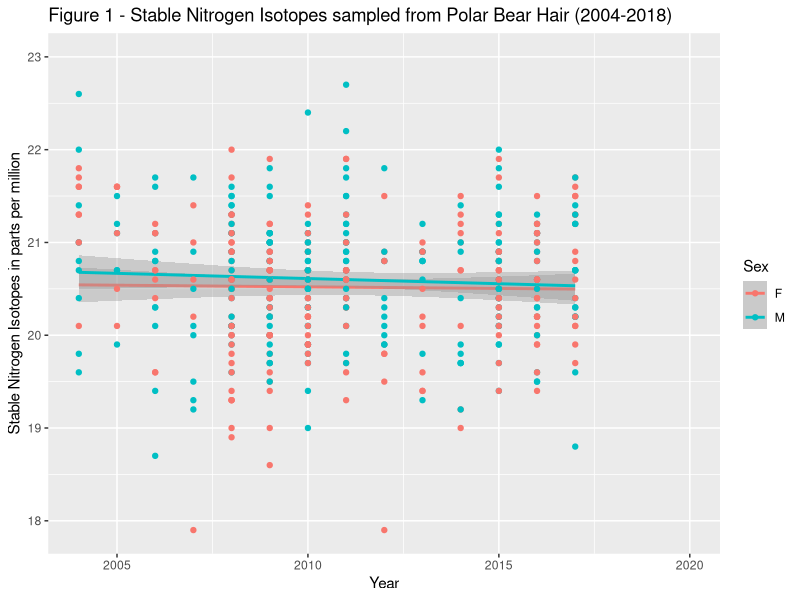
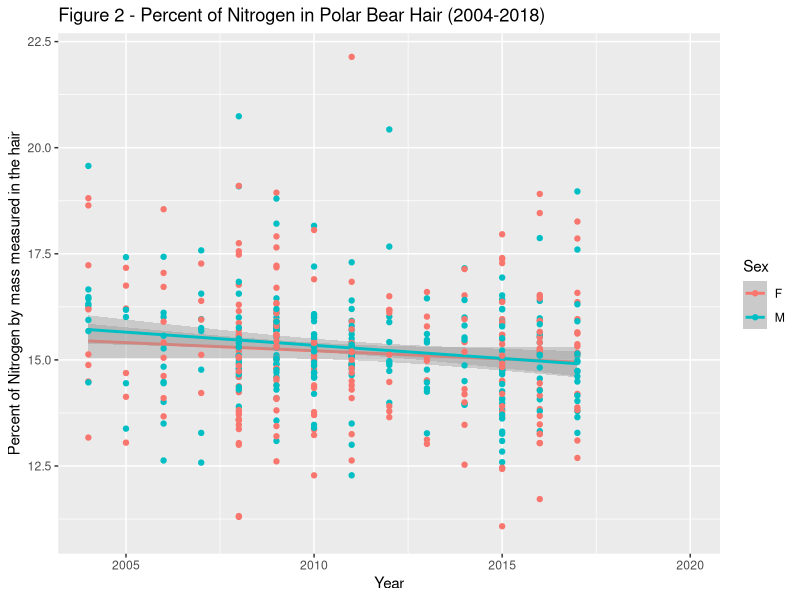
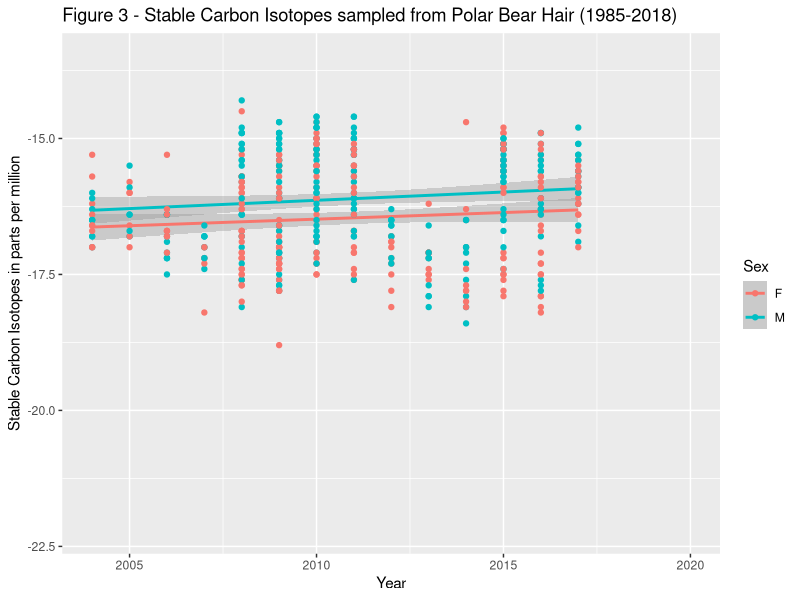
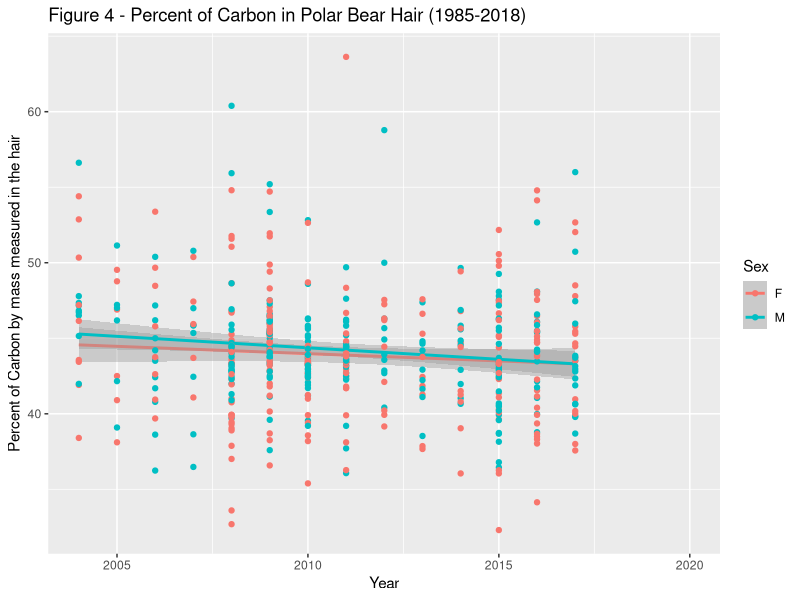

These figures' R source, in order:
## ---- chunk 1

#Loading packages

library(tidyverse) 
library(lubridate)
library(here)
here()
library(dplyr)
library(knitr)

#Importing our dataset on polar bears
PolarBearHair <- read.csv(file = here("Data/Raw/polarBear_CNisotopesHair_beaufortChukchi_rode_1983_2017.csv"), stringsAsFactors = TRUE)

## ---- chunk 2

#Linear Regressions - Correlating Summer Habitats and Nitrogen Isotopes

polarbearhair_hab <- PolarBearHair %>%
  filter(TypicalSummerHabitat %in% c("ice", "land")) 

polarbearhair_hab <- polarbearhair_hab %>%
  mutate(Habitat = ifelse(TypicalSummerHabitat == "ice", 1, 0))

polarbearhair_hab_clean <- 
  select(polarbearhair_hab, TypicalSummerHabitat, Habitat, d15N.Air)

nitrogen_regression <- lm(d15N.Air ~ Habitat, data = polarbearhair_hab_clean)
summary(nitrogen_regression)

## ---- chunk 3

# Plot 1 - Correlating Time and Nitrogen Isotopes

plot1 <- ggplot(PolarBearHair, aes(x = Year, y = d15N.Air, color = Sex)) + geom_smooth(method=lm) + scale_x_continuous(limits = c(2004, 2020), breaks = seq(1985, 2020, by = 5)) + labs(title = "Figure 1 - Stable Nitrogen Isotopes sampled from Polar Bear Hair (2004-2018)",
x = "Year", y = "Stable Nitrogen Isotopes in parts per million") + geom_point()
print(plot1)

## ---- chunk 4

# Plot 2 - Correlating Time and Percent Nitrogen

plot2 <- ggplot(PolarBearHair, aes(x = Year, y = Percent.N, color = Sex)) + geom_smooth(method=lm) + scale_x_continuous(limits = c(2004, 2020), breaks = seq(1985, 2020, by = 5)) + labs(title = "Figure 2 - Percent of Nitrogen in Polar Bear Hair (2004-2018)",
x = "Year", y = "Percent of Nitrogen by mass measured in the hair") + geom_point()
print(plot2)

## ---- chunk 5

# Plot 3 - Correlating Time and Carbon Isotopes

plot3 <- ggplot(PolarBearHair, aes(x = Year, y = d13C.VPDB, color = Sex)) + geom_smooth(method=lm) + scale_x_continuous(limits = c(2004, 2020), breaks = seq(1985, 2020, by = 5)) + labs(title = "Figure 3 - Stable Carbon Isotopes sampled from Polar Bear Hair (1985-2018)",
x = "Year", y = "Stable Carbon Isotopes in parts per million") + geom_point()
print(plot3)

## ---- chunk 6

# Plot 4 - Correlating Time and Percentage Carbon

plot4 <- ggplot(PolarBearHair, aes(x = Year, y = Percent.C, color = Sex)) + geom_smooth(method=lm) + scale_x_continuous(limits = c(2004, 2020), breaks = seq(1985, 2020, by = 5)) + labs(title = "Figure 4 - Percent of Carbon in Polar Bear Hair (1985-2018)",
x = "Year", y = "Percent of Carbon by mass measured in the hair") + geom_point()
print(plot4)

